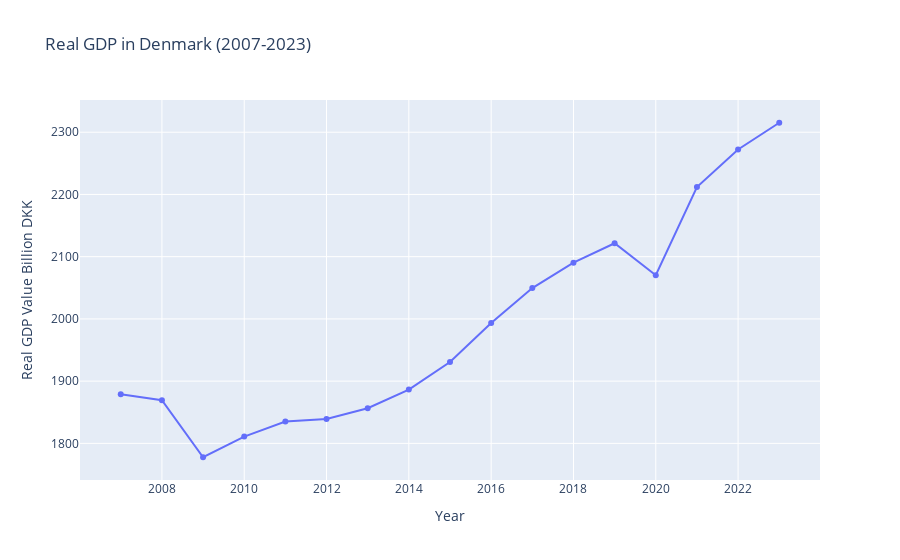

Write notebook code for a chart like this one.
### Code cell
# 'Year' and 'Real GDP' are in the numeric format
Combined_data1['Year'] = pd.to_numeric(Combined_data1['Year'], errors='coerce')
Combined_data1['Real GDP'] = pd.to_numeric(Combined_data1['Real GDP'], errors='coerce')

# Creating a line plot with markers at each data point
fig = px.line(Combined_data1, x='Year', y='Real GDP', title='Real GDP in Denmark (2007-2023)', 
              labels={'Real GDP': 'Real GDP Value Billion DKK'}, 
              hover_data={'Year': True, 'Real GDP': ':.2f'},
              markers=True)  # This option adds round dots at each data point

# Customizing hover template
fig.update_traces(hovertemplate='Year: %{x}<br>Real GDP: %{y:.2f}')

# Showing figure
fig.show()

### Figure 1 — Plotly figure (JSON) as saved in the notebook; plotly's stock layout.template omitted (floating-point values rounded to 4 significant figures)
{"data": [{"hovertemplate": "Year: %{x}<br>Real GDP: %{y:.2f}", "legendgroup": "", "line": {"color": "#636efa", "dash": "solid"}, "marker": {"symbol": "circle"}, "mode": "markers+lines", "name": "", "orientation": "v", "showlegend": false, "type": "scatter", "x": [2007, 2008, 2009, 2010, 2011, 2012, 2013, 2014, 2015, 2016, 2017, 2018, 2019, 2020, 2021, 2022, 2023], "xaxis": "x", "y": [1879, 1869.0, 1778.0, 1811.0, 1835.0, 1839.0, 1856.0, 1886.0, 1931.0, 1993.0, 2050.0, 2090.0, 2122.0, 2070.0, 2212.0, 2272.0, 2315.0], "yaxis": "y"}], "layout": {"legend": {"tracegroupgap": 0}, "title": {"text": "Real GDP in Denmark (2007-2023)"}, "xaxis": {"anchor": "y", "domain": [0, 1], "title": {"text": "Year"}}, "yaxis": {"anchor": "x", "domain": [0, 1], "title": {"text": "Real GDP Value Billion DKK"}}}}
